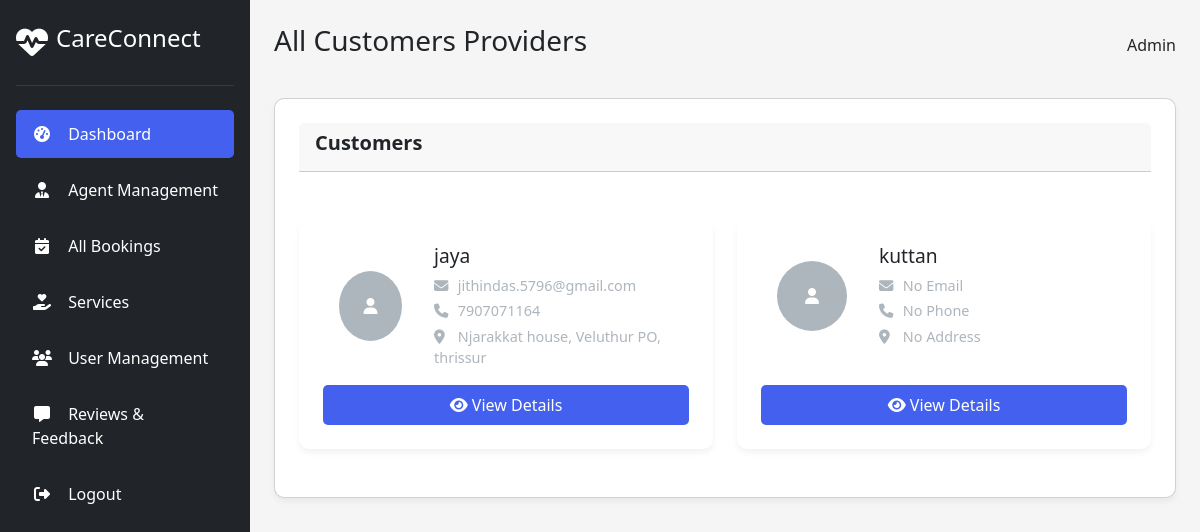
The app's page /admins/all_users with its own data.
### admins/models.py (models this page shows, shortened)
class User(AbstractUser):
    user_type = models.CharField(max_length=20, choices=[
        ('customer', 'Customer'),
        ('service_provider', 'Service Provider')
    ])

class UserProfile_Model(models.Model):
    name=models.CharField(max_length=100,null=True)
    address=models.TextField(null=True)
    place = models.CharField(max_length=100)
    age=models.PositiveIntegerField(null=True)
    email=models.EmailField(null=True)
    profile_picture = models.ImageField(upload_to='images', blank=True, null=True)
    phone_number=models.CharField(max_length=10, null=True)
    user=models.OneToOneField(User,on_delete=models.CASCADE)
    bio = models.TextField(blank=True)
    created_date=models.DateField(auto_now_add=True)
    updated_date=models.DateField(auto_now=True)
    is_active=models.BooleanField(default=False)

### admins/views.py (the view)
# urls.py: path('all_users',All_User_View.as_view(),name='all_users'),
class All_User_View(View):
    def get(self, request):
        providers = User.objects.filter(user_type='customer')
        return render(request, 'all_users.html', {'providers': providers})

### admins/templates/all_users.html (shortened to what this page needs)
{% extends 'admin.html' %}
{% block content %}
<div class="header">
    <h1>All Customers Providers</h1>
    <div class="user-profile">
        <div class="user-info">Admin</div>
    </div>
</div>
<div class="card">
    <div class="card-header">
        <h2 class="card-title">Customers</h2>
    </div>
    {% if providers %}
    <div style="display: grid; grid-template-columns: repeat(auto-fill, minmax(300px, 1fr)); gap: 1.5rem; margin-bottom: 1.5rem;">
        {% for provider in providers %}
        <div class="stat-card" style="display: flex; flex-direction: column;">
            <div class="gap-3" style="display: flex; align-items: center; margin-bottom: 1rem;">
                {% if provider.userprofile_model.profile_picture %}
                <img class="ms-3" src="{{ provider.userprofile_model.profile_picture.url }}" alt="Profile Picture"
                    style="width: 70px; height: 70px; border-radius: 50%; margin-right: 1rem; object-fit: cover; border: 3px solid var(--primary);">
                {% else %}
                <div class="ms-3" style="width: 70px; height: 70px; border-radius: 50%; margin-right: 1rem; background-color: var(--gray); display: flex; align-items: center; justify-content: center; color: white;">
                    <i class="fas fa-user"></i>
                </div>
                {% endif %}
                <div>
                    <h3 style="font-size: 1.2rem; margin-bottom: 0.5rem;">{{ provider.username }}</h3>
                    <p style="color: var(--gray); font-size: 0.9rem; margin-bottom: 0.25rem;">
                        <i class="fas fa-envelope" style="width: 20px;"></i> {{ provider.userprofile_model.email|default:"No Email" }}
                    </p>
                    <p style="color: var(--gray); font-size: 0.9rem; margin-bottom: 0.25rem;">
                        <i class="fas fa-phone" style="width: 20px;"></i> {{ provider.userprofile_model.phone_number|default:"No Phone" }}
                    </p>
                    <p style="color: var(--gray); font-size: 0.9rem; margin-bottom: 0;">
                        <i class="fas fa-map-marker-alt" style="width: 20px;"></i> {{ provider.userprofile_model.address|default:"No Address" }}
                    </p>
                </div>
            </div>
            <a href="{% url 'profile' provider.id %}" class="button d-flex justify-content-center" style="margin-top: auto; text-decoration: none;">
                <div>
                    <i class="fas fa-eye"></i>
                <span class="">View Details</span>
                </div>
            </a>
        </div>
        {% endfor %}
    </div>
    {% else %}
    <div style="padding: 2rem; text-align: center; background-color: rgba(72, 149, 239, 0.1); border-radius: 10px; color: var(--info);">
        <i class="fas fa-info-circle fa-2x" style="margin-bottom: 1rem;"></i>
        <p>No service providers found.</p>
    </div>
    {% endif %}
</div>
{% endblock %}

### admins/templates/admin.html (style rules this page uses)
:root { --primary: #4361ee; --secondary: #3f37c9; --success: #4cc9f0; --danger: #f72585; --warning: #f8961e; --info: #4895ef; --light: #f8f9fa; --dark: #212529; --gray: #adb5bd; }
* { margin: 0; padding: 0; box-sizing: border-box; font-family: 'Segoe UI', Tahoma, Geneva, Verdana, sans-serif; }
body { background-color: #f5f5f5; color: var(--dark); }
.header { display: flex; justify-content: space-between; align-items: center; margin-bottom: 2rem; }
.header h1 { font-size: 1.75rem; color: var(--dark); }
.user-profile { display: flex; align-items: center; gap: 0.5rem; }
.stat-card { background-color: white; border-radius: 10px; padding: 1.5rem; box-shadow: 0 4px 6px rgba(0,0,0,0.05); display: flex; flex-direction: column; }
.stat-card h3 { font-size: 1.75rem; margin-bottom: 0.25rem; }
.stat-card p { color: var(--gray); font-size: 0.9rem; }
.card { background-color: white; border-radius: 10px; padding: 1.5rem; box-shadow: 0 4px 6px rgba(0,0,0,0.05); margin-bottom: 1.5rem; }
.card-header { display: flex; justify-content: space-between; align-items: center; margin-bottom: 1.5rem; }
.card-title { font-size: 1.25rem; font-weight: 600; }
.button { padding: 0.5rem 1rem; border-radius: 5px; border: none; background-color: var(--primary); color: white; cursor: pointer; font-weight: 500; display: flex; align-items: center; gap: 0.5rem; }

### records on screen
User: username "jaya", userprofile_model.email "jithindas.5796@gmail.com", userprofile_model.phone_number "7907071164", userprofile_model.address "Njarakkat house, Veluthur PO, thrissur"
User: username "kuttan", userprofile_model.email "No Email", userprofile_model.phone_number "No Phone", userprofile_model.address "No Address"
